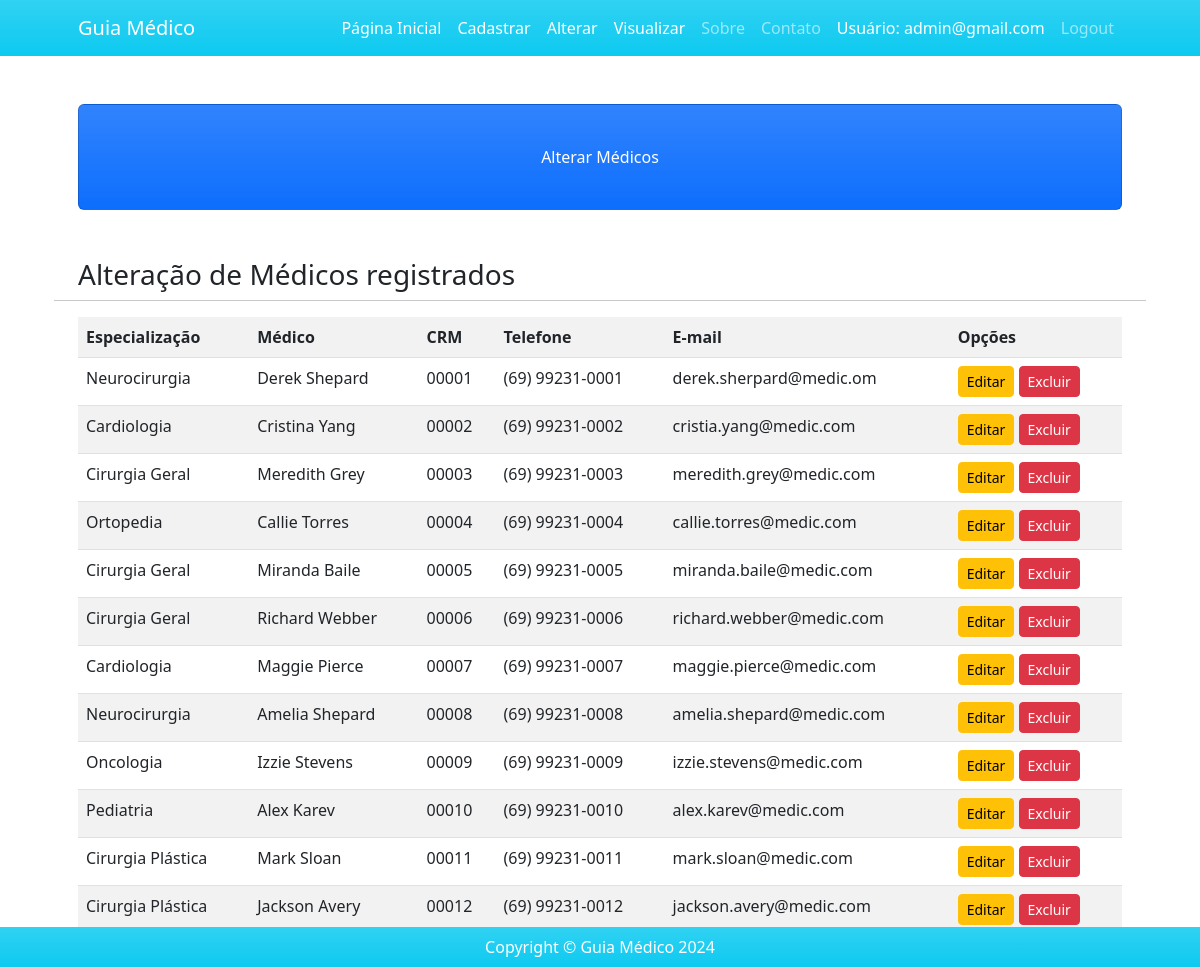
The page /alterar/ (signed in) on the database its author committed.
### usuarios/models.py (models this page shows)
class Medico(models.Model):
    nome_medico = models.CharField(max_length=200)
    especializacao = models.CharField(max_length=200)
    crm = models.CharField(max_length=10)
    email = models.EmailField(max_length=50)
    telefone = models.CharField(
        max_length=15,
        validators=[RegexValidator(regex=r'^\+?1?\d{9,15}$', message="Número de telefone inválido")])

### usuarios/views.py (the view)
# urls.py: path('alterar/', views.alterar, name = 'alterar'),
def alterar(request):
    if request.method =="GET":
        if request.user.is_authenticated:
            lista_medicos = Medico.objects.all()
            dicionario_medicos = {'lista_medicos':lista_medicos}
            return render(request, 'usuarios/alterar.html', dicionario_medicos)
        else:
            return render(request, 'usuarios/login.html')

### usuarios/templates/usuarios/alterar.html (shortened to what this page needs)
{% extends 'usuarios/base.html' %}
{% block titulo %}Alterar Médicos{% endblock %}
{% block conteudo %}
<h3>Alteração de Médicos registrados</h3>
<hr>
<div class="table-responsive">
    <table class="table table-striped">
        <tr>
            <th>Especialização</th>
            <th>Médico</th>
            <th>CRM</th>
            <th>Telefone</th>
            <th>E-mail</th>
            <th>Opções</th>
        </tr>
        {% for campo in lista_medicos %}
            <tr>
                <td>{{ campo.especializacao }}</td>
                <td>{{ campo.nome_medico }}</td>
                <td>{{ campo.crm }}</td>
                <td>{{ campo.telefone }}</td>
                <td>{{ campo.email }}</td>
                <td>
                    <a href="{% url 'editar_verificacao' campo.pk %}" class="btn btn-warning btn-sm">Editar</a>
                    <a href="{% url 'excluir_verificacao' campo.pk %}" class="btn btn-danger btn-sm">Excluir</a>
                </td>
            </tr>
        {% empty %}
            <tr>
                <td colspan="6">Nenhum registro encontrado.</td>
            </tr>
        {% endfor %}
    </table>
</div>
{% endblock %}

### usuarios/templates/usuarios/base.html (shortened to what this page needs)
{% load static %}
<!DOCTYPE html>
<html lang="pt-br">
<head>
    <link href="{% static 'css/bootstrap.min.css' %}" rel="stylesheet">
</head>
<body>
    <nav class="navbar navbar-expand-lg navbar-dark bg-info bg-gradient">
        <div class="container px-5">
            <a class="navbar-brand" href="{% url 'home' %}">Guia Médico</a>
            <div class="collapse navbar-collapse" id="navbarSupportedContent">
                <ul class="navbar-nav ms-auto mb-2 mb-lg-0">
                {% if user.is_authenticated %}
                    <li class="nav-item"><a class="nav-link active" aria-current="page" href="{% url 'home' %}">Página Inicial</a></li>
                    <li class="nav-item"><a class="nav-link active" aria-current="page" href="{% url 'lancar' %}">Cadastrar</a></li>
                    <li class="nav-item"><a class="nav-link active" aria-current="page" href="{% url 'alterar' %}">Alterar</a></li>
                    <li class="nav-item"><a class="nav-link active" aria-current="page" href="{% url 'visualizar' %}">Visualizar</a></li>
                    <li class="nav-item"><a class="nav-link" href="#!">Sobre</a></li>
                    <li class="nav-item"><a class="nav-link" href="#!">Contato</a></li>
                    <li class="nav-item"><a class="nav-link active" aria-current="page" href="#!">Usuário: {{ user.email }}</a></li>
                    <li class="nav-item"><a class="nav-link" href="{% url 'logout' %}">Logout</a></li>
                {% endif %}
                </ul>
            </div>
        </div>
    </nav>
    <div class="container px-4 px-lg-5">
        <div class="card text-white bg-primary bg-gradient my-5 py-4 text-center">
            <div class="card-body">
                <p class="text-white m-0">{% block titulo %}Seja bem-vindo(a) ao Guia Médico, aqui encontrará os profissionais disponíveis.{% endblock %}</p>
            </div>
        </div>
        <div class="row gx-4 gx-lg-5">
            {% block conteudo %}{% endblock %}
        </div>
    </div>
    <footer class="fixed-bottom py-2 bg-info bg-gradient">
        <div class="container px-4 px-lg-5">
            <p class="m-0 text-center text-white">Copyright &copy; Guia Médico 2024</p>
        </div>
    </footer>
</body>
</html>

### rows shown on the page
Medico: especializacao "Neurocirurgia", nome_medico "Derek Shepard", crm "00001", telefone "(69) 99231-0001", email "derek.sherpard@medic.om"
Medico: especializacao "Cardiologia", nome_medico "Cristina Yang", crm "00002", telefone "(69) 99231-0002", email "cristia.yang@medic.com"
Medico: especializacao "Cirurgia Geral", nome_medico "Meredith Grey", crm "00003", telefone "(69) 99231-0003", email "meredith.grey@medic.com"
Medico: especializacao "Ortopedia", nome_medico "Callie Torres", crm "00004", telefone "(69) 99231-0004", email "callie.torres@medic.com"
Medico: especializacao "Cirurgia Geral", nome_medico "Miranda Baile", crm "00005", telefone "(69) 99231-0005", email "miranda.baile@medic.com"
Medico: especializacao "Cirurgia Geral", nome_medico "Richard Webber", crm "00006", telefone "(69) 99231-0006", email "richard.webber@medic.com"
Medico: especializacao "Cardiologia", nome_medico "Maggie Pierce", crm "00007", telefone "(69) 99231-0007", email "maggie.pierce@medic.com"
Medico: especializacao "Neurocirurgia", nome_medico "Amelia Shepard", crm "00008", telefone "(69) 99231-0008", email "amelia.shepard@medic.com"
Medico: especializacao "Oncologia", nome_medico "Izzie Stevens", crm "00009", telefone "(69) 99231-0009", email "izzie.stevens@medic.com"
Medico: especializacao "Pediatria", nome_medico "Alex Karev", crm "00010", telefone "(69) 99231-0010", email "alex.karev@medic.com"
Medico: especializacao "Cirurgia Plástica", nome_medico "Mark Sloan", crm "00011", telefone "(69) 99231-0011", email "mark.sloan@medic.com"
Medico: especializacao "Cirurgia Plástica", nome_medico "Jackson Avery", crm "00012", telefone "(69) 99231-0012", email "jackson.avery@medic.com"

### other values the page prints
{{ user.email }} "admin@gmail.com"
